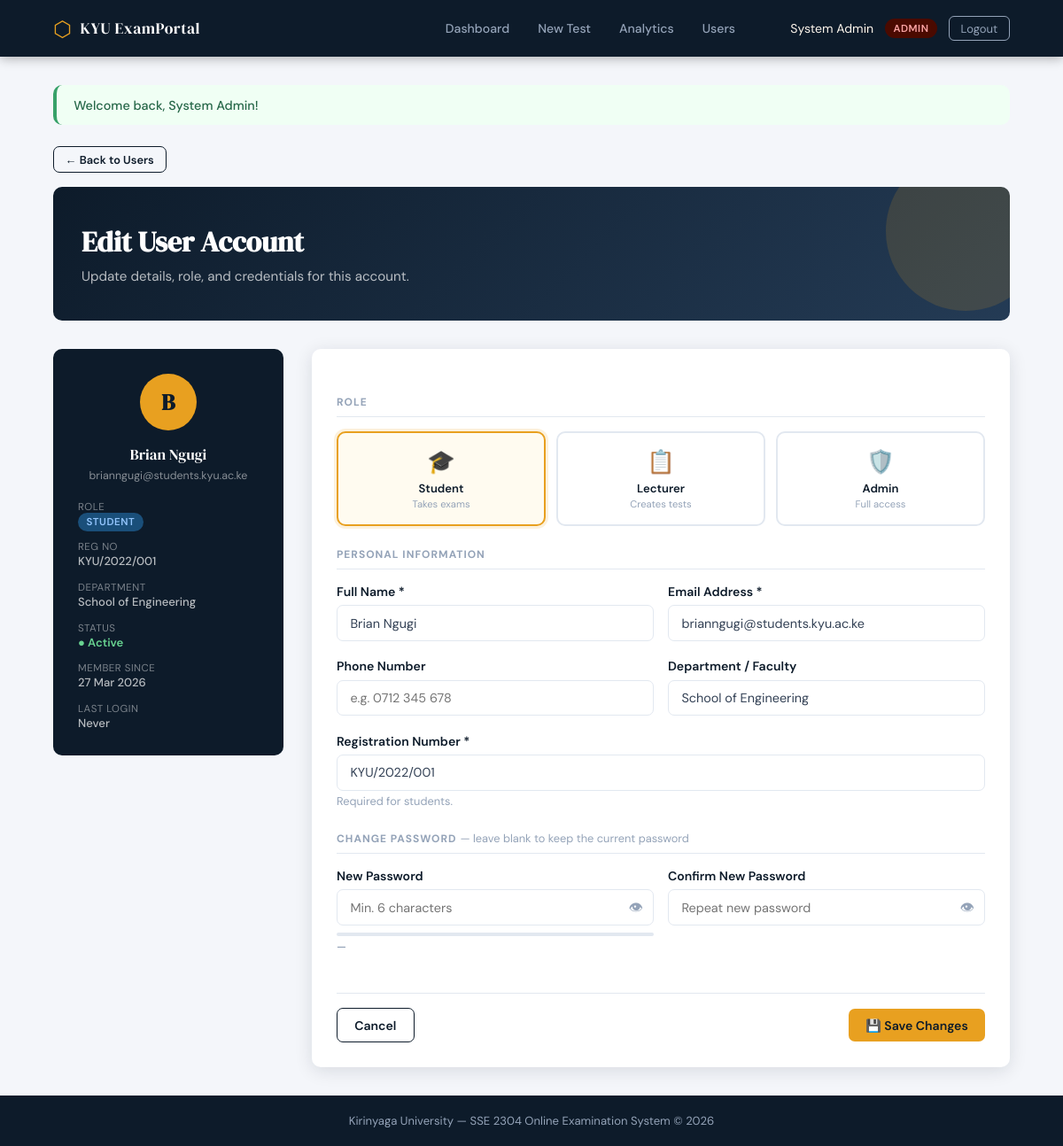
Screenshot of /project/admin/edit_user.php?id=4 (signed in) with the database file from the repository.
### tables this page shows
CREATE TABLE IF NOT EXISTS users (
    id            INT UNSIGNED    NOT NULL AUTO_INCREMENT,
    full_name     VARCHAR(150)    NOT NULL,
    email         VARCHAR(200)    NOT NULL,
    password_hash VARCHAR(255)    NOT NULL,
    role          ENUM('student','lecturer','admin') NOT NULL DEFAULT 'student',
    reg_no        VARCHAR(50)     NULL,
    phone         VARCHAR(20)     NULL,
    department    VARCHAR(100)    NULL,
    is_active     TINYINT(1)      NOT NULL DEFAULT 1,
    last_login    DATETIME        NULL,
    created_at    DATETIME        NOT NULL DEFAULT CURRENT_TIMESTAMP,

    PRIMARY KEY (id),
    UNIQUE KEY uq_email (email)
);

### project/config/session.php (called while the page is built, shortened)
<?php
function getFlash(): ?array
{
    if (isset($_SESSION['flash'])) {
        $flash = $_SESSION['flash'];
        return $flash;
    }
    return null;
}

### project/admin/edit_user.php (the view, shortened to what this page needs)
<?php
require_once __DIR__ . '/../config/session.php';
$db     = getDB();
$userId = (int) ($_GET['id'] ?? 0);
$colRes       = $db->query("SHOW COLUMNS FROM users");
$existingCols = array_column($colRes->fetch_all(MYSQLI_ASSOC), 'Field');
$hasPhone     = in_array('phone',      $existingCols);
$hasDept      = in_array('department', $existingCols);
$stmt = $db->prepare("SELECT * FROM users WHERE id = ? LIMIT 1");
$stmt->bind_param('i', $userId);
$stmt->execute();
$user = $stmt->get_result()->fetch_assoc();
?>
<!DOCTYPE html>
<html lang="en">
<head>
    <link rel="stylesheet" href="<?= BASE_URL ?>/assets/css/style.css">
</head>
<body>
<?php
$userName = $_SESSION['full_name'] ?? '';
$flash    = getFlash();
?>
<nav class="navbar">
    <div class="nav-brand">
        <span class="nav-logo">⬡</span>
        <span class="nav-title">KYU ExamPortal</span>
    </div>
    <ul class="nav-links">
        <li><a href="<?= BASE_URL ?>/lecturer/dashboard.php">Dashboard</a></li>
        <li><a href="<?= BASE_URL ?>/lecturer/create_test.php">New Test</a></li>
        <li><a href="<?= BASE_URL ?>/lecturer/analytics.php">Analytics</a></li>
        <li><a href="<?= BASE_URL ?>/admin/manage_users.php">Users</a></li>
    </ul>
    <div class="nav-user">
        <span class="nav-user-name"><?= htmlspecialchars($userName) ?></span>
        <span class="nav-role-badge nav-role-admin">Admin</span>
        <a href="<?= BASE_URL ?>/logout.php" class="btn-logout">Logout</a>
    </div>
</nav>
<main class="main-content">
<?php if ($flash): ?>
<div class="flash flash-<?= htmlspecialchars($flash['type']) ?>">
    <?= htmlspecialchars($flash['message']) ?>
</div>
<?php endif; ?>
<div class="flex-between mb-2">
    <a href="<?= BASE_URL ?>/admin/manage_users.php" class="btn btn-outline btn-sm">← Back to Users</a>
</div>
<div class="page-header">
    <h1>Edit User Account</h1>
    <p>Update details, role, and credentials for this account.</p>
</div>
<div class="eu-layout">
    <aside class="user-panel">
        <div class="user-panel-avatar">
            <?= strtoupper(substr($user['full_name'], 0, 1)) ?>
        </div>
        <div class="user-panel-name"><?= htmlspecialchars($user['full_name']) ?></div>
        <div class="user-panel-email"><?= htmlspecialchars($user['email']) ?></div>
        <dl class="user-panel-meta">
            <dt>Role</dt>
            <dd>
                <span class="nav-role-badge nav-role-<?= $user['role'] ?>">
                    <?= $user['role'] === 'lecturer' ? 'Lecturer' : ucfirst($user['role']) ?>
                </span>
            </dd>
            <?php if (!empty($user['reg_no'])): ?>
            <dt>Reg No</dt>
            <dd><?= htmlspecialchars($user['reg_no']) ?></dd>
            <?php endif; ?>
            <?php if ($hasDept && !empty($user['department'])): ?>
            <dt>Department</dt>
            <dd><?= htmlspecialchars($user['department']) ?></dd>
            <?php endif; ?>
            <dt>Status</dt>
            <dd>
                <?php $isActive = (bool)($user['is_active'] ?? 1); ?>
                <span style="color:<?= $isActive ? '#68d391' : '#fc8181' ?>;font-weight:600;">
                    <?= $isActive ? '● Active' : '● Inactive' ?>
                </span>
            </dd>
            <dt>Member Since</dt>
            <dd><?= !empty($user['created_at']) ? date('d M Y', strtotime($user['created_at'])) : '—' ?></dd>
            <dt>Last Login</dt>
            <dd><?= !empty($user['last_login']) ? date('d M Y, H:i', strtotime($user['last_login'])) : 'Never' ?></dd>
        </dl>
    </aside>
    <div class="card" style="margin-bottom:0;">
        <form method="POST"
              action="<?= BASE_URL ?>/admin/edit_user.php?id=<?= $userId ?>"
              id="editUserForm" novalidate>
            <p class="form-section-title">Role</p>
            <div class="role-cards">
                <label class="role-card">
                    <div class="role-card-inner">
                        <span class="role-card-icon">🎓</span>
                        <span class="role-card-label">Student</span>
                        <span class="role-card-desc">Takes exams</span>
                    </div>
                </label>
                <label class="role-card">
                    <div class="role-card-inner">
                        <span class="role-card-icon">📋</span>
                        <span class="role-card-label">Lecturer</span>
                        <span class="role-card-desc">Creates tests</span>
                    </div>
                </label>
                <label class="role-card">
                    <div class="role-card-inner">
                        <span class="role-card-icon">🛡️</span>
                        <span class="role-card-label">Admin</span>
                        <span class="role-card-desc">Full access</span>
                    </div>
                </label>
            </div>
            <p class="form-section-title">Personal Information</p>
            <div class="form-row">
                <div class="form-group">
                    <label class="form-label" for="full_name">Full Name *</label>
                    <input type="text" id="full_name" name="full_name" class="form-control"
                           value="<?= htmlspecialchars($user['full_name']) ?>" required>
                </div>
                <div class="form-group">
                    <label class="form-label" for="email">Email Address *</label>
                    <input type="email" id="email" name="email" class="form-control"
                           value="<?= htmlspecialchars($user['email']) ?>" required>
                </div>
            </div>
            <?php if ($hasPhone || $hasDept): ?>
            <div class="form-row">
                <?php if ($hasPhone): ?>
                <div class="form-group">
                    <label class="form-label" for="phone">Phone Number</label>
                    <input type="tel" id="phone" name="phone" class="form-control"
                           value="<?= htmlspecialchars($user['phone'] ?? '') ?>"
                           placeholder="e.g. 0712 345 678">
                </div>
                <?php endif; ?>
                <?php if ($hasDept): ?>
                <div class="form-group">
                    <label class="form-label" for="department">Department / Faculty</label>
                    <input type="text" id="department" name="department" class="form-control"
                           value="<?= htmlspecialchars($user['department'] ?? '') ?>"
                           placeholder="e.g. School of Engineering">
                </div>
                <?php endif; ?>
            </div>
            <?php endif; ?>
            <div class="form-group" id="regNoWrap">
                <label class="form-label" for="reg_no">Registration Number *</label>
                <input type="text" id="reg_no" name="reg_no" class="form-control"
                       value="<?= htmlspecialchars($user['reg_no'] ?? '') ?>"
                       placeholder="e.g. KYU/2022/001">
                <span class="form-hint">Required for students.</span>
            </div>
            <p class="form-section-title">Change Password
                <span style="font-weight:400;font-size:0.8rem;text-transform:none;letter-spacing:0;">
                    — leave blank to keep the current password
                </span>
            </p>
            <div class="form-row">
                <div class="form-group">
                    <label class="form-label" for="new_password">New Password</label>
                    <div class="pw-wrap">
                        <input type="password" id="new_password" name="new_password"
                               class="form-control" placeholder="Min. 6 characters"
                               minlength="6" autocomplete="new-password">
                        <button type="button" class="pw-toggle"
                                onclick="togglePw('new_password', this)"
                                title="Show password">👁</button>
                    </div>
                    <div class="pw-strength-wrap" style="margin-top:0.5rem;">
                        <div style="height:4px;border-radius:2px;background:var(--gray-200);overflow:hidden;">
                        </div>
                        <span id="pwText" style="font-size:0.75rem;font-weight:600;color:var(--gray-400);">—</span>
                    </div>
                </div>
                <div class="form-group">
                    <label class="form-label" for="confirm_password">Confirm New Password</label>
                    <div class="pw-wrap">
                        <input type="password" id="confirm_password" name="confirm_password"
                               class="form-control" placeholder="Repeat new password"
                               autocomplete="new-password">
                        <button type="button" class="pw-toggle"
                                onclick="togglePw('confirm_password', this)"
                                title="Show password">👁</button>
                    </div>
                    <span id="matchHint" class="form-hint">&nbsp;</span>
                </div>
            </div>
            <div class="flex-between mt-3"
                 style="padding-top:1rem;border-top:1px solid var(--gray-200);">
                <a href="<?= BASE_URL ?>/admin/manage_users.php" class="btn btn-outline">
                    Cancel
                </a>
                <button type="submit" class="btn btn-amber">
                    💾 Save Changes
                </button>
            </div>
        </form>
    </div>
</div>
</main>
<footer class="site-footer">
    <p>Kirinyaga University &mdash; SSE 2304 Online Examination System &copy; <?= date('Y') ?></p>
</footer>
</body>
</html>

### project/assets/css/style.css (style rules this page uses)
:root { --navy: #0d1b2a; --navy-mid: #1b2e45; --navy-soft: #243b55; --amber: #e8a020; --amber-lt: #f5c85a; --cream: #fdf6ec; --white: #ffffff; --gray-100: #f4f6fa; --gray-200: #e2e8f0; --gray-400: #94a3b8; --gray-700: #334155; --red: #e53e3e; --green: #38a169; --radius: 10px; --shadow: 0 4px 20px rgba(13, 27, 42, 0.12); --transition: 0.2s ease; }
*, *::before, *::after { box-sizing: border-box; margin: 0; padding: 0; }
body { font-family: "DM Sans", sans-serif; background: var(--gray-100); color: var(--gray-700); min-height: 100vh; display: flex; flex-direction: column; }
.navbar { background: var(--navy); padding: 0 5%; height: 64px; display: flex; align-items: center; gap: 2rem; position: sticky; top: 0; z-index: 100; box-shadow: 0 2px 12px rgba(0, 0, 0, 0.3); }
.nav-brand { display: flex; align-items: center; gap: 0.6rem; text-decoration: none; }
.nav-logo { font-size: 1.5rem; color: var(--amber); }
.nav-title { font-family: "DM Serif Display", serif; color: var(--white); font-size: 1.1rem; letter-spacing: 0.5px; }
.nav-links { list-style: none; display: flex; gap: 0.2rem; margin-left: auto; }
.nav-links a { color: var(--gray-400); text-decoration: none; padding: 0.4rem 0.9rem; border-radius: 6px; font-size: 0.88rem; font-weight: 500; transition: var(--transition); }
.nav-user { display: flex; align-items: center; gap: 0.8rem; margin-left: 1rem; }
.nav-user-name { color: var(--cream); font-size: 0.88rem; }
.nav-role-badge { font-size: 0.72rem; font-weight: 600; padding: 0.2rem 0.6rem; border-radius: 20px; text-transform: uppercase; letter-spacing: 0.5px; }
.nav-role-student { background: #1a4f7a; color: #93c5fd; }
.nav-role-admin { background: #4a0a00; color: #fca5a5; }
.btn-logout { background: transparent; border: 1px solid var(--gray-400); color: var(--gray-400); padding: 0.3rem 0.8rem; border-radius: 6px; font-size: 0.82rem; cursor: pointer; text-decoration: none; transition: var(--transition); }
.main-content { flex: 1; padding: 2rem 5%; width: 100%; }
.flash { padding: 0.85rem 1.2rem; border-radius: var(--radius); margin-bottom: 1.5rem; font-weight: 500; font-size: 0.9rem; border-left: 4px solid; }
.flash-success { background: #f0fff4; color: #276749; border-color: var(--green); }
.card { background: var(--white); border-radius: var(--radius); box-shadow: var(--shadow); padding: 1.75rem; margin-bottom: 1.5rem; }
.page-header { background: linear-gradient(135deg, var(--navy) 0%, var(--navy-soft) 100%); color: var(--white); padding: 2.5rem 2rem; border-radius: var(--radius); margin-bottom: 2rem; position: relative; overflow: hidden; }
.page-header::before { content: ""; position: absolute; top: -40px; right: -40px; width: 180px; height: 180px; border-radius: 50%; background: rgba(232, 160, 32, 0.15); }
.page-header h1 { font-family: "DM Serif Display", serif; font-size: 2rem; margin-bottom: 0.4rem; }
.page-header p { color: rgba(255, 255, 255, 0.7); font-size: 0.95rem; }
.btn { display: inline-flex; align-items: center; gap: 0.4rem; padding: 0.6rem 1.2rem; border-radius: 7px; font-size: 0.88rem; font-weight: 600; cursor: pointer; text-decoration: none; border: none; transition: var(--transition); font-family: "DM Sans", sans-serif; }
.btn-amber { background: var(--amber); color: var(--navy); }
.btn-outline { background: transparent; border: 1px solid var(--navy); color: var(--navy); }
.btn-sm { padding: 0.35rem 0.8rem; font-size: 0.8rem; }
.form-group { margin-bottom: 1.2rem; }
.form-label { display: block; font-weight: 600; font-size: 0.88rem; margin-bottom: 0.4rem; color: var(--navy); }
.form-control { width: 100%; padding: 0.65rem 0.9rem; border: 1.5px solid var(--gray-200); border-radius: 7px; font-size: 0.9rem; font-family: "DM Sans", sans-serif; transition: border-color var(--transition); background: var(--white); color: var(--gray-700); }
.form-hint { color: var(--gray-400); font-size: 0.8rem; margin-top: 0.3rem; }
.form-row { display: grid; grid-template-columns: 1fr 1fr; gap: 1rem; }
.site-footer { background: var(--navy); color: var(--gray-400); text-align: center; padding: 1.25rem; font-size: 0.82rem; margin-top: auto; }
.mt-3 { margin-top: 1.5rem; }
.mb-2 { margin-bottom: 1rem; }
.flex-between { display: flex; align-items: center; justify-content: space-between; }

### rows the page displays
users: full_name "B", full_name "Brian Ngugi", email "brianngugi@students.kyu.ac.ke", role "STUDENT", reg_no "KYU/2022/001", department "School of Engineering", created_at "27 Mar 2026"

### other values shown
$userName "System Admin"
$flash['message'] "Welcome back, System Admin!"
